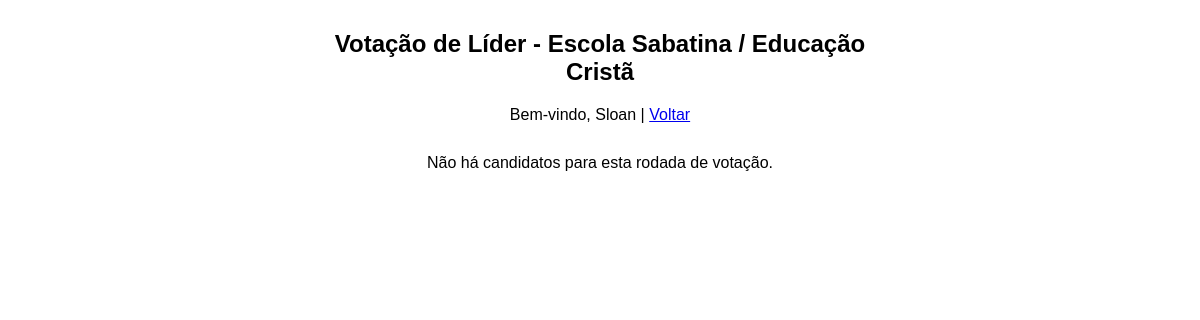
/votacao_lider.php?id=3 (signed in), run on the app's committed database.
### tables this page shows
CREATE TABLE `departamentos` (
  `id` int(11) NOT NULL,
  `nome` varchar(150) NOT NULL,
  `lider_escolhido_2026` varchar(100) DEFAULT NULL,
  `indicados` text DEFAULT '[]',
  `votos_json` text DEFAULT NULL,
  `status_votacao` tinyint(1) DEFAULT 0,
  `votos_lider_json` text DEFAULT '[]',
  `votos_contagem` longtext DEFAULT '{}' CHECK (json_valid(`votos_contagem`))
);

### votacao_lider.php (the view, shortened to what this page needs)
<?php
$conn = new mysqli("localhost","root","","votacao");
$dep_id = intval($_GET['id'] ?? 0);
$stmt = $conn->prepare("SELECT * FROM departamentos WHERE id=?");
$stmt->bind_param("i",$dep_id);
$stmt->execute();
$departamento = $stmt->get_result()->fetch_assoc();
if ($departamento['status_votacao'] == 3) {
    $candidatos_ids = json_decode($departamento['candidatos_desempate_json'], true) ?? [];
    $titulo_votacao = "Desempate de Líder";
} else {
    $titulo_votacao = "Votação de Líder";
}
$indicados = [];
?>
<!DOCTYPE html>
<html lang="pt-BR">
<head>
</head>
<body>
    <h2><?php echo $titulo_votacao; ?> - <?php echo htmlspecialchars($departamento['nome']); ?></h2>
    <p>Bem-vindo, <?php echo htmlspecialchars($_SESSION['usuario_nome']); ?> | <a href="departamentos.php">Voltar</a></p>
    <?php if(count($indicados) === 0): ?>
        <p>Não há candidatos para esta rodada de votação.</p>
    <?php endif; ?>
</body>
</html>

### votacao_lider.php (style rules this page uses)
body { font-family:Arial; max-width:600px;margin:30px auto;text-align:center; }
h2 { margin-bottom: 20px; }
p { margin-bottom: 30px; }

### data on the page
departamentos: status_votacao "Votação de Líder", nome "Escola Sabatina / Educação Cristã"

### other printed values
$_SESSION['usuario_nome'] "Sloan"
